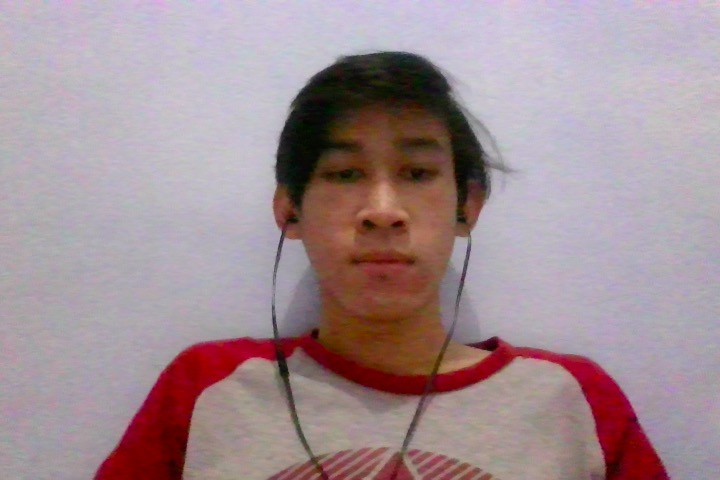
#> input picture subject.jpg, 720 x 480 px
$ jupyter execute yo.ipynb
#> lines starting #> are read from the running program, lines starting #| are printed output that depends on the picture
[cell 1]
import cv2
import matplotlib.pyplot as plt

[cell 2]
# Load the Haar cascade classifier
classifier_face = cv2.CascadeClassifier("./haar_cascade/lib/python3.10/site-packages/cv2/data/haarcascade_frontalface_default.xml")

# Load the input image
image = cv2.imread('subject.jpg')
#> image is the input picture: shape (480, 720, 3); mean B, G, R 148.5, 142.8, 162.5

# Convert the image to grayscale
gray_image = cv2.cvtColor(image, cv2.COLOR_BGR2GRAY)
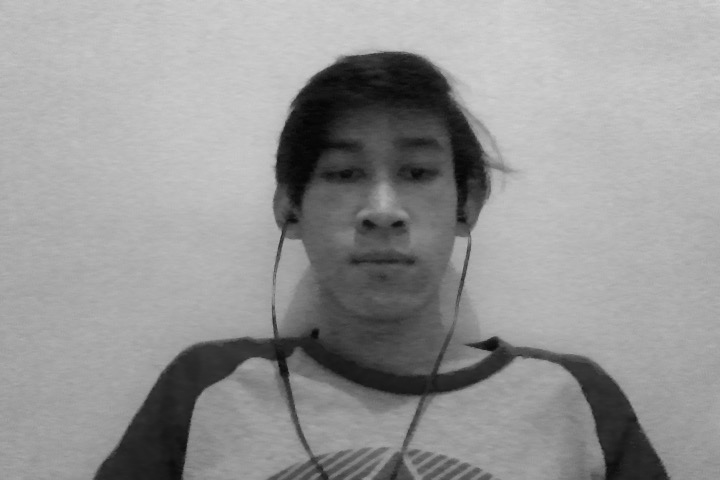
#> gray_image: shape (480, 720); min 4, max 212, mean 149.3

# Detect objects in the image using the classifier
objects_face = classifier_face.detectMultiScale(gray_image)
#> objects_face = [[275, 98, 210, 210]]

for (x, y, w, h) in objects_face:
    # cv2.rectangle(image, (x, y), (x+w, y+h), (0, 255, 0), 2)

    # Crop the object from the image
    get_face = image[y:y+h, x:x+w]

    # Save the cropped object to a file
    cv2.imwrite('cropped_object_face.jpg', get_face)
#> this loop made 1 pass
#> pass 1, `get_face = image[y:y+h, x:x+w]`:
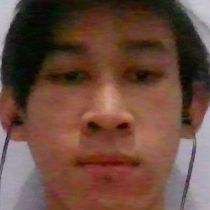
#> get_face: shape (210, 210, 3); mean B, G, R 61.8, 74.7, 106.4

[cell 3]
face = cv2.imread('cropped_object_face.jpg')

plt.imshow(face)

[cell 4]
classifier_smile = cv2.CascadeClassifier("./haar_cascade/lib/python3.10/site-packages/cv2/data/haarcascade_smile.xml")

face_img = cv2.imread('cropped_object_face.jpg')

gray_face = cv2.cvtColor(face_img, cv2.COLOR_BGR2GRAY)
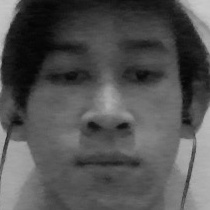
#> gray_face: shape (210, 210); min 4, max 202, mean 82.7

objects_smile = classifier_smile.detectMultiScale(gray_face)
#> objects_smile = [[74, 151, 67, 33], [121, 101, 54, 27], [16, 26, 85, 43]]

for (x, y, w, h) in objects_smile:
    # cv2.rectangle(image, (x, y), (x+w, y+h), (0, 255, 0), 2)

    # Crop the object from the image
    get_smile = face_img[y:y+h, x:x+w]

    # Save the cropped object to a file
    cv2.imwrite('cropped_object_smile.jpg', get_smile)
#> this loop made 3 passes
#> pass 1, `get_smile = face_img[y:y+h, x:x+w]`:
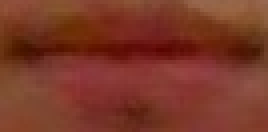
#> get_smile: shape (33, 67, 3) (shown 4 times larger); mean B, G, R 39.3, 55.7, 123.1
#> pass 2, `get_smile = face_img[y:y+h, x:x+w]`:
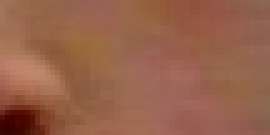
#> get_smile: shape (27, 54, 3) (shown 5 times larger); mean B, G, R 74.5, 97.5, 150.3
#> pass 3, `get_smile = face_img[y:y+h, x:x+w]`:
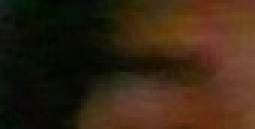
#> get_smile: shape (43, 85, 3) (shown 3 times larger); mean B, G, R 18.5, 36.4, 54.1

[cell 5]
smile = cv2.imread('cropped_object_smile.jpg')

plt.imshow(smile)

$ run again, with actor.jpg copied over subject.jpg
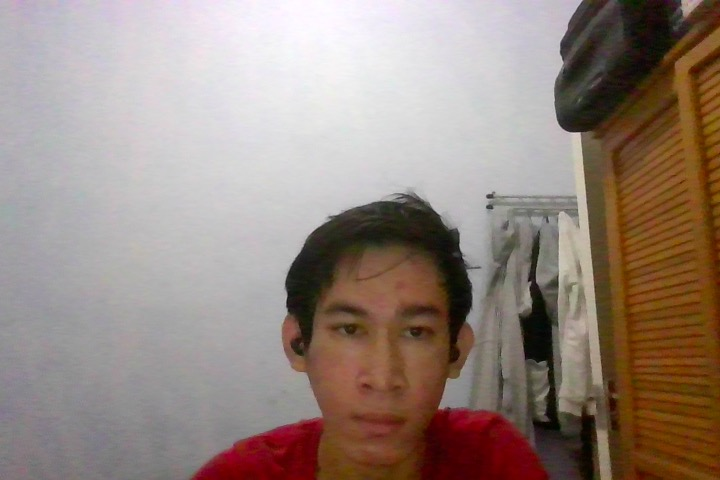
#> input picture actor.jpg, 720 x 480 px
#> image is the input picture: shape (480, 720, 3); mean B, G, R 126.9, 135.5, 151.2
#> objects_face = [[294, 260, 178, 178]]
#> the loop `for (x, y, w, h) in objects_face:` made 1 pass
#> `gray_face = cv2.cvtColor(face_img, cv2.COLOR_BGR2GRAY)`:
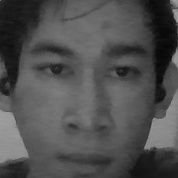
#> gray_face: shape (178, 178); min 6, max 166, mean 79.6
#> objects_smile = [[44, 133, 85, 42]]
#> the loop `for (x, y, w, h) in objects_smile:` made 1 pass
#> pass 1, `get_smile = face_img[y:y+h, x:x+w]`:
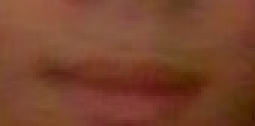
#> get_smile: shape (42, 85, 3) (shown 3 times larger); mean B, G, R 45.1, 67.6, 120.4
